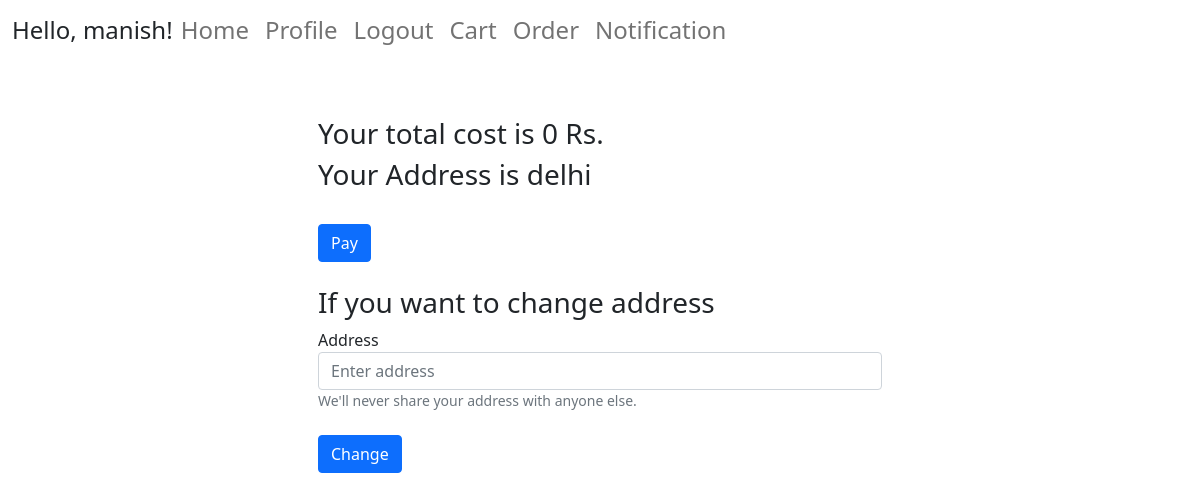
The app's page /checkout/1/1 (signed in), older data.
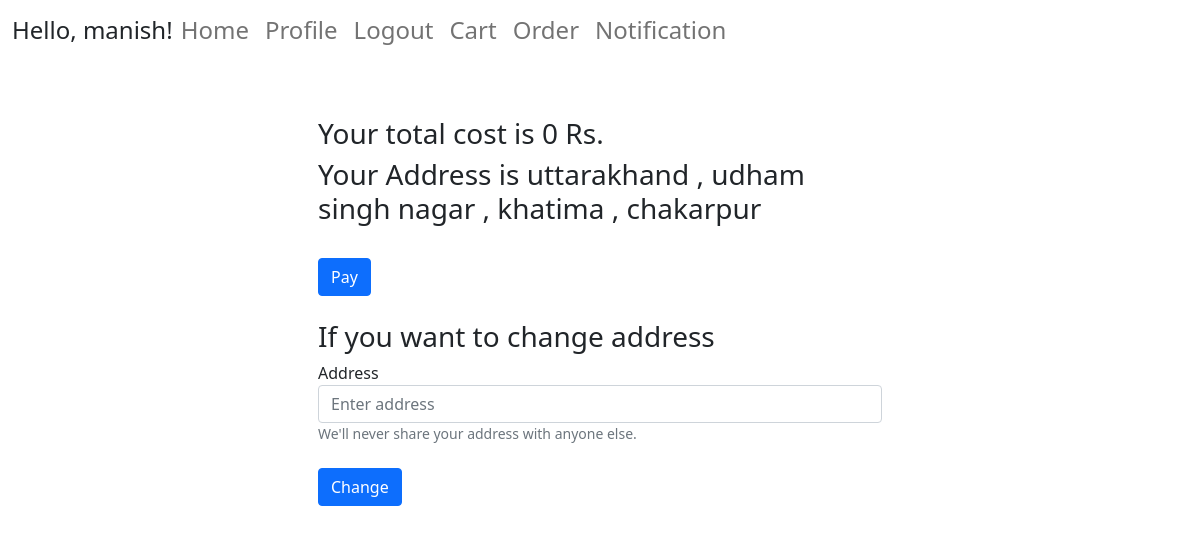
The same page, newer data.
### user/models.py (models this page shows, shortened)
class Profile(models.Model):
    user = models.OneToOneField(User , on_delete=models.CASCADE)
    auth_token = models.CharField(max_length=100 )
    is_verified = models.BooleanField(default=False)
    created_at = models.DateTimeField(auto_now_add=True)
    address = models.TextField(default = None)

### user/views.py (the view)
# urls.py: path('checkout/<int:order_pk>' , views.checkout , name = 'checkout'),
@login_required(login_url='/login')
def checkout(req , order_pk = None , user_pk = None ):
    cost = 0
    user_obj = req.user
    profile_obj = Profile.objects.filter(user = user_obj).first()
    if profile_obj is None:
        return redirect('/login')
    if req.method == "POST":
        address = req.POST.get('address')
        profile_obj.address = address
        messages.success(req, 'Address succesfully changed.')
        profile_obj.save()
    if user_pk is None:
        choose_obj = Choose.objects.filter(pk = order_pk ).first()
        choose_obj.address = profile_obj.address
        choose_obj.save()
        emp_obj = Employee.objects.filter(pk = choose_obj.emp_id ).first()
        cost = emp_obj.cost
        return render(req, 'user/checkout.html' , {'cost':cost , 'order_pk':order_pk , 'address': profile_obj.address})
    else:
        choose_obj = Choose.objects.filter(user_id = user_pk , cart=True).all()
        for obj in choose_obj:
            obj.address = profile_obj.address
            emp_obj = Employee.objects.filter(pk = obj.emp_id ).first()
            cost = cost + emp_obj.cost
        return render(req, 'user/checkout.html' , {'cost':cost , 'user_pk':user_pk , 'address': profile_obj.address})

### user/templates/user/checkout.html (shortened to what this page needs)
{% extends 'user/base.html' %}
{% block content %}
<html>
    <head>
    </head>
    <body>
        <br>
        <div class="container center_div" >
            <h3  >Your total cost is {{cost}} Rs.</h3>
            <h3  >Your Address is {{address}} </h3><br>
            {% if user_pk %}
                <button type="button" class="btn btn-primary"> <a href = "{% url 'order' order_pk=1 user_pk=user_pk  %}" style = "text-decoration: none; color:white" >Pay </a> </button>
            {% else %}
                <button type="button" class="btn btn-primary"> <a href = "{% url 'order' order_pk=order_pk %}" style = "text-decoration: none; color:white" >Pay</a> </button>
            {%endif%}
            <br><br>
            <h3  >If you want to change address</h3>
            <form method = "post">
                <div class="form-group " >
                    <label for="exampleInputEmail1" >Address</label>
                    <input type="text" class="form-control" name="address" id="exampleInputEmail1" aria-describedby="emailHelp" placeholder="Enter address">
                    <small id="emailHelp" class="form-text text-muted">We'll never share your address with anyone else.</small>
                </div>
                <br>
                <button type="submit" style = "text-decoration: none; color:white"  class="btn btn-primary">Change</button>
            </form><br>
        </div>
    </body>
{% endblock %}

Row changes from the older to the newer data that the page shows:
changed Profile: address "delhi" → "uttarakhand , udham singh nagar , khatima , chakarpur"
